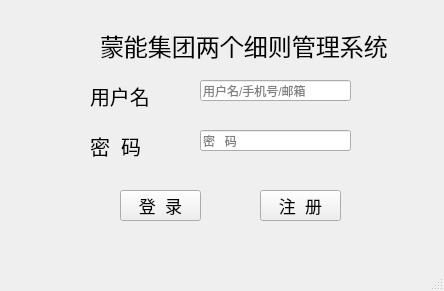
<?xml version="1.0" encoding="UTF-8"?>
<ui version="4.0">
 <class>mainWindow</class>
 <widget class="QMainWindow" name="mainWindow">
  <property name="geometry">
   <rect>
    <x>0</x>
    <y>0</y>
    <width>444</width>
    <height>291</height>
   </rect>
  </property>
  <property name="minimumSize">
   <size>
    <width>444</width>
    <height>291</height>
   </size>
  </property>
  <property name="maximumSize">
   <size>
    <width>444</width>
    <height>291</height>
   </size>
  </property>
  <property name="windowTitle">
   <string>登录</string>
  </property>
  <property name="windowIcon">
   <iconset>
    <normaloff>images/KK.jpg</normaloff>images/KK.jpg</iconset>
  </property>
  <widget class="QWidget" name="centralwidget">
   <widget class="QLabel" name="label">
    <property name="geometry">
     <rect>
      <x>100</x>
      <y>30</y>
      <width>301</width>
      <height>31</height>
     </rect>
    </property>
    <property name="font">
     <font>
      <pointsize>18</pointsize>
     </font>
    </property>
    <property name="text">
     <string>蒙能集团两个细则管理系统</string>
    </property>
    <property name="textFormat">
     <enum>Qt::MarkdownText</enum>
    </property>
    <property name="scaledContents">
     <bool>true</bool>
    </property>
   </widget>
   <widget class="QLabel" name="label_2">
    <property name="geometry">
     <rect>
      <x>30</x>
      <y>20</y>
      <width>51</width>
      <height>41</height>
     </rect>
    </property>
    <property name="contextMenuPolicy">
     <enum>Qt::CustomContextMenu</enum>
    </property>
    <property name="text">
     <string/>
    </property>
    <property name="pixmap">
     <pixmap>images/KK.jpg</pixmap>
    </property>
   </widget>
   <widget class="QLabel" name="label_3">
    <property name="geometry">
     <rect>
      <x>90</x>
      <y>80</y>
      <width>71</width>
      <height>31</height>
     </rect>
    </property>
    <property name="font">
     <font>
      <pointsize>15</pointsize>
     </font>
    </property>
    <property name="text">
     <string>用户名</string>
    </property>
    <property name="textFormat">
     <enum>Qt::MarkdownText</enum>
    </property>
    <property name="scaledContents">
     <bool>true</bool>
    </property>
   </widget>
   <widget class="QLabel" name="label_4">
    <property name="geometry">
     <rect>
      <x>90</x>
      <y>130</y>
      <width>71</width>
      <height>31</height>
     </rect>
    </property>
    <property name="font">
     <font>
      <pointsize>15</pointsize>
     </font>
    </property>
    <property name="text">
     <string>密  码</string>
    </property>
    <property name="textFormat">
     <enum>Qt::MarkdownText</enum>
    </property>
    <property name="scaledContents">
     <bool>true</bool>
    </property>
   </widget>
   <widget class="QPushButton" name="loadbtn">
    <property name="geometry">
     <rect>
      <x>120</x>
      <y>190</y>
      <width>81</width>
      <height>31</height>
     </rect>
    </property>
    <property name="font">
     <font>
      <pointsize>13</pointsize>
     </font>
    </property>
    <property name="text">
     <string>登  录</string>
    </property>
   </widget>
   <widget class="QPushButton" name="zcbtn">
    <property name="geometry">
     <rect>
      <x>260</x>
      <y>190</y>
      <width>81</width>
      <height>31</height>
     </rect>
    </property>
    <property name="font">
     <font>
      <pointsize>13</pointsize>
     </font>
    </property>
    <property name="text">
     <string>注  册</string>
    </property>
   </widget>
   <widget class="QLineEdit" name="usernameedt">
    <property name="geometry">
     <rect>
      <x>200</x>
      <y>80</y>
      <width>151</width>
      <height>21</height>
     </rect>
    </property>
    <property name="accessibleName">
     <string/>
    </property>
    <property name="placeholderText">
     <string>用户名/手机号/邮箱</string>
    </property>
    <property name="cursorMoveStyle">
     <enum>Qt::LogicalMoveStyle</enum>
    </property>
   </widget>
   <widget class="QLineEdit" name="passwordedt">
    <property name="geometry">
     <rect>
      <x>200</x>
      <y>130</y>
      <width>151</width>
      <height>21</height>
     </rect>
    </property>
    <property name="echoMode">
     <enum>QLineEdit::Password</enum>
    </property>
    <property name="readOnly">
     <bool>false</bool>
    </property>
    <property name="placeholderText">
     <string>密   码</string>
    </property>
   </widget>
  </widget>
  <widget class="QMenuBar" name="menubar">
   <property name="geometry">
    <rect>
     <x>0</x>
     <y>0</y>
     <width>444</width>
     <height>23</height>
    </rect>
   </property>
  </widget>
  <widget class="QStatusBar" name="statusbar"/>
 </widget>
 <resources/>
 <connections/>
</ui>
